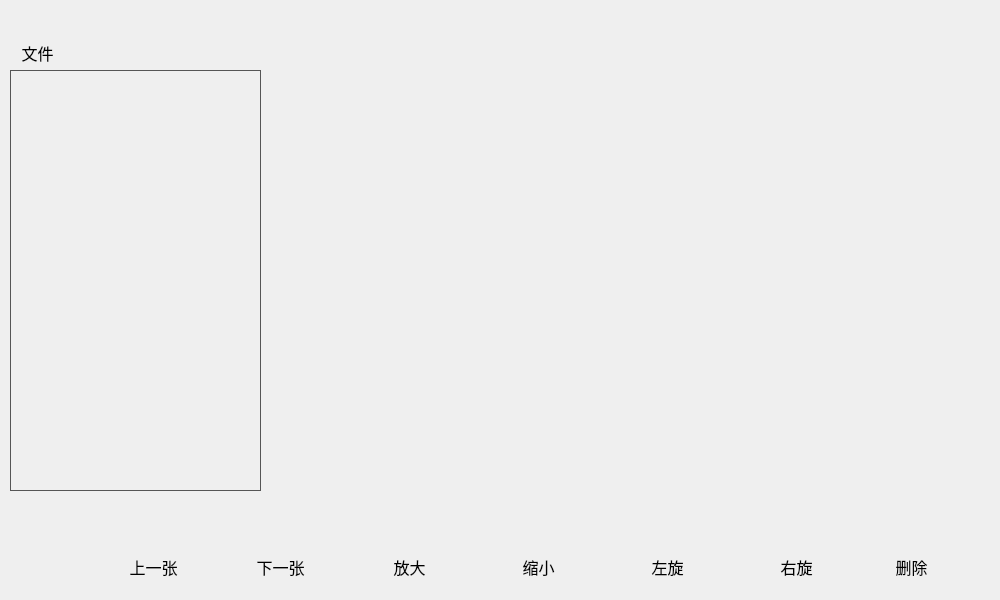
<?xml version="1.0" encoding="UTF-8"?>
<ui version="4.0">
 <class>PhotoWindow</class>
 <widget class="QMainWindow" name="PhotoWindow">
  <property name="geometry">
   <rect>
    <x>0</x>
    <y>0</y>
    <width>1000</width>
    <height>600</height>
   </rect>
  </property>
  <property name="sizePolicy">
   <sizepolicy hsizetype="Fixed" vsizetype="Fixed">
    <horstretch>0</horstretch>
    <verstretch>0</verstretch>
   </sizepolicy>
  </property>
  <property name="maximumSize">
   <size>
    <width>1000</width>
    <height>600</height>
   </size>
  </property>
  <property name="windowTitle">
   <string>车载多媒体-图片</string>
  </property>
  <widget class="QWidget" name="centralwidget">
   <property name="styleSheet">
    <string notr="true">#centralwidget{
	background-color: qlineargradient(
    spread:pad, 
    x1:0, y1:0, x2:0, y2:1,  /* 垂直渐变方向 */
    stop:0 #789ABD,           /* 起始颜色（浅蓝色） */
    stop:1 #E1B698             /* 结束颜色（深灰色） */
);
}

QListWidget{
	background-color: transparent; /* 背景透明 */
    border: none; /* 移除边框 */
	font-size: 16px;
	border: 1px solid #555; /* 仅保留底部边框 */
}
QToolButton {
    background-color: transparent; /* 背景透明 */
    border: none; /* 移除边框 */
	font-size: 16px;
}
QPushButton {
    background-color: transparent; /* 背景透明 */
    border: none; /* 移除边框 */
	font-size: 16px;
}
#btn_pre{
	qproperty-icon: url(:/images/photo/btn_pre.png);
}
#btn_next{
	qproperty-icon: url(:/images/photo/btn_next.png);
}
#btn_enlarge{
	qproperty-icon: url(:/images/photo/btn_enlarge.png);
}
#btn_shrink{
	qproperty-icon: url(:/images/photo/btn_shrink.png);
}
#btn_left{
	qproperty-icon: url(:/images/photo/rotate_left.png);
}
#btn_right{
	qproperty-icon: url(:/images/photo/rotate_right.png);
}
#btn_del{
	qproperty-icon: url(:/images/photo/del.png);
}
/*退出样式*/
#btn_quit{
	border-image: url(:/images/photo/btn_quit_normal.png);
}
#btn_quit:hover{
	border-image: url(:/images/photo/btn_quit_hover.png);
}
</string>
   </property>
   <widget class="QToolButton" name="btn_files">
    <property name="geometry">
     <rect>
      <x>12</x>
      <y>37</y>
      <width>51</width>
      <height>31</height>
     </rect>
    </property>
    <property name="text">
     <string>文件</string>
    </property>
   </widget>
   <widget class="QListWidget" name="list_files">
    <property name="geometry">
     <rect>
      <x>10</x>
      <y>70</y>
      <width>251</width>
      <height>421</height>
     </rect>
    </property>
   </widget>
   <widget class="QPushButton" name="btn_shrink">
    <property name="geometry">
     <rect>
      <x>492</x>
      <y>540</y>
      <width>93</width>
      <height>53</height>
     </rect>
    </property>
    <property name="sizePolicy">
     <sizepolicy hsizetype="Minimum" vsizetype="Ignored">
      <horstretch>0</horstretch>
      <verstretch>0</verstretch>
     </sizepolicy>
    </property>
    <property name="layoutDirection">
     <enum>Qt::LayoutDirection::LeftToRight</enum>
    </property>
    <property name="styleSheet">
     <string notr="true"/>
    </property>
    <property name="text">
     <string>缩小</string>
    </property>
    <property name="icon">
     <iconset>
      <normaloff>:/images/shrink.png</normaloff>:/images/shrink.png</iconset>
    </property>
    <property name="iconSize">
     <size>
      <width>25</width>
      <height>25</height>
     </size>
    </property>
   </widget>
   <widget class="QPushButton" name="btn_left">
    <property name="geometry">
     <rect>
      <x>621</x>
      <y>540</y>
      <width>93</width>
      <height>53</height>
     </rect>
    </property>
    <property name="sizePolicy">
     <sizepolicy hsizetype="Minimum" vsizetype="Ignored">
      <horstretch>0</horstretch>
      <verstretch>0</verstretch>
     </sizepolicy>
    </property>
    <property name="text">
     <string>左旋</string>
    </property>
    <property name="icon">
     <iconset>
      <normaloff>:/images/rotate_left.png</normaloff>:/images/rotate_left.png</iconset>
    </property>
    <property name="iconSize">
     <size>
      <width>25</width>
      <height>25</height>
     </size>
    </property>
   </widget>
   <widget class="QPushButton" name="btn_enlarge">
    <property name="geometry">
     <rect>
      <x>363</x>
      <y>540</y>
      <width>93</width>
      <height>53</height>
     </rect>
    </property>
    <property name="sizePolicy">
     <sizepolicy hsizetype="Minimum" vsizetype="Ignored">
      <horstretch>0</horstretch>
      <verstretch>0</verstretch>
     </sizepolicy>
    </property>
    <property name="styleSheet">
     <string notr="true"/>
    </property>
    <property name="text">
     <string>放大</string>
    </property>
    <property name="icon">
     <iconset>
      <normaloff>:/images/enlarge.png</normaloff>:/images/enlarge.png</iconset>
    </property>
    <property name="iconSize">
     <size>
      <width>25</width>
      <height>25</height>
     </size>
    </property>
   </widget>
   <widget class="QPushButton" name="btn_pre">
    <property name="geometry">
     <rect>
      <x>107</x>
      <y>540</y>
      <width>93</width>
      <height>53</height>
     </rect>
    </property>
    <property name="sizePolicy">
     <sizepolicy hsizetype="Minimum" vsizetype="Ignored">
      <horstretch>0</horstretch>
      <verstretch>0</verstretch>
     </sizepolicy>
    </property>
    <property name="styleSheet">
     <string notr="true"/>
    </property>
    <property name="text">
     <string>上一张</string>
    </property>
    <property name="icon">
     <iconset>
      <normaloff>:/images/pre.png</normaloff>:/images/pre.png</iconset>
    </property>
    <property name="iconSize">
     <size>
      <width>35</width>
      <height>35</height>
     </size>
    </property>
   </widget>
   <widget class="QPushButton" name="btn_next">
    <property name="enabled">
     <bool>true</bool>
    </property>
    <property name="geometry">
     <rect>
      <x>234</x>
      <y>540</y>
      <width>93</width>
      <height>53</height>
     </rect>
    </property>
    <property name="sizePolicy">
     <sizepolicy hsizetype="Minimum" vsizetype="Ignored">
      <horstretch>0</horstretch>
      <verstretch>0</verstretch>
     </sizepolicy>
    </property>
    <property name="layoutDirection">
     <enum>Qt::LayoutDirection::RightToLeft</enum>
    </property>
    <property name="styleSheet">
     <string notr="true"/>
    </property>
    <property name="text">
     <string>下一张</string>
    </property>
    <property name="icon">
     <iconset>
      <normaloff>:/images/next.png</normaloff>:/images/next.png</iconset>
    </property>
    <property name="iconSize">
     <size>
      <width>35</width>
      <height>35</height>
     </size>
    </property>
   </widget>
   <widget class="QPushButton" name="btn_right">
    <property name="geometry">
     <rect>
      <x>750</x>
      <y>540</y>
      <width>93</width>
      <height>53</height>
     </rect>
    </property>
    <property name="sizePolicy">
     <sizepolicy hsizetype="Minimum" vsizetype="Ignored">
      <horstretch>0</horstretch>
      <verstretch>0</verstretch>
     </sizepolicy>
    </property>
    <property name="layoutDirection">
     <enum>Qt::LayoutDirection::RightToLeft</enum>
    </property>
    <property name="text">
     <string>右旋</string>
    </property>
    <property name="icon">
     <iconset>
      <normaloff>:/images/rotate_right.png</normaloff>:/images/rotate_right.png</iconset>
    </property>
    <property name="iconSize">
     <size>
      <width>25</width>
      <height>25</height>
     </size>
    </property>
   </widget>
   <widget class="QLabel" name="label_img">
    <property name="geometry">
     <rect>
      <x>280</x>
      <y>70</y>
      <width>641</width>
      <height>421</height>
     </rect>
    </property>
    <property name="text">
     <string/>
    </property>
    <property name="alignment">
     <set>Qt::AlignmentFlag::AlignCenter</set>
    </property>
   </widget>
   <widget class="QPushButton" name="btn_quit">
    <property name="geometry">
     <rect>
      <x>940</x>
      <y>30</y>
      <width>35</width>
      <height>35</height>
     </rect>
    </property>
    <property name="text">
     <string/>
    </property>
   </widget>
   <widget class="QPushButton" name="btn_del">
    <property name="geometry">
     <rect>
      <x>865</x>
      <y>540</y>
      <width>93</width>
      <height>53</height>
     </rect>
    </property>
    <property name="text">
     <string>删除</string>
    </property>
    <property name="iconSize">
     <size>
      <width>25</width>
      <height>25</height>
     </size>
    </property>
   </widget>
  </widget>
 </widget>
 <resources/>
 <connections/>
</ui>
